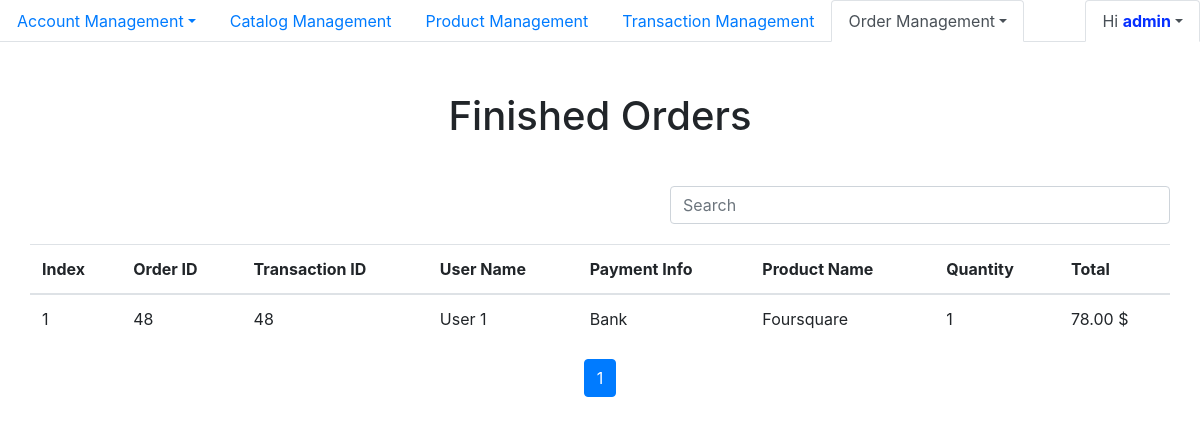
The page /Admin/Order_Management/finished.php (signed in) on the database its author committed.
### tables this page shows
CREATE TABLE `order` (
  `id` int(11) NOT NULL,
  `transaction_id` int(11) NOT NULL,
  `product_id` int(11) NOT NULL,
  `quantity` int(11) DEFAULT NULL,
  `status` int(11) DEFAULT NULL
);

CREATE TABLE `user` (
  `id` int(11) NOT NULL,
  `name` varchar(100) DEFAULT NULL,
  `email` varchar(100) DEFAULT NULL,
  `phone` varchar(15) DEFAULT NULL,
  `address` varchar(128) DEFAULT NULL,
  `username` varchar(100) DEFAULT NULL,
  `password` varchar(100) DEFAULT NULL
);

CREATE TABLE `transaction` (
  `id` int(11) NOT NULL,
  `user_id` int(100) DEFAULT NULL,
  `payment_info` varchar(100) DEFAULT NULL,
  `total` int(11) NOT NULL,
  `created_at` timestamp NULL DEFAULT NULL
);

CREATE TABLE `product` (
  `id` int(11) NOT NULL,
  `catalog_id` int(11) DEFAULT NULL,
  `name` varchar(100) DEFAULT NULL,
  `price` int(11) DEFAULT NULL,
  `content` text DEFAULT NULL,
  `image_link` longtext DEFAULT NULL,
  `view` int(11) DEFAULT NULL
);

### Admin/Order_Management/finished.php (the view, shortened to what this page needs)
<?php
    require_once '../Ultility/Connectdb.php';
    $conn = new mysqli($host , $username, $password, $database, $port);
?>
<!DOCTYPE html>
<html lang="en">
<head>
    <link rel="stylesheet" href="https://maxcdn.bootstrapcdn.com/bootstrap/4.5.2/css/bootstrap.min.css">
</head>
<body>
<nav>
        <ul class="nav nav-tabs">
            <li class="nav-item">
            <a class="nav-link dropdown-toggle" data-toggle="dropdown" href="../Account_Management/admin.php">Account Management</a>
            </li>
            <li class="nav-item">
                <a class="nav-link" href="../Catalog_Management/catalog.php">Catalog Management</a>
            </li>
            <li class="nav-item">
                <a class="nav-link" href="../Product_Management/product.php">Product Management</a>
            </li>
            <li class="nav-item">
                <a class="nav-link" href="../Transaction_Management/transaction.php">Transaction Management</a>
            </li>
            <li class="nav-item">
            <a class="nav-link dropdown-toggle active" data-toggle="dropdown" href="../Account_Management/admin.php">Order Management</a>
            </li>
            <li class="nav-item nav ml-auto">
                <a class="nav-link dropdown-toggle active" data-toggle="dropdown" href="#">Hi <strong style="color: #052fff;"><?php echo $_SESSION['username'] ?></strong></a>
            </li>
        </ul>
    </nav>
    <main style="padding: 30px;">
        <div style="text-align: center; margin-bottom:20px; margin-top:20px"><h1>Finished Orders</h1></div>
        <div class="row" style="margin-bottom: 20px;">
            <div class="col-lg-6 ml-auto">
                <form method="get">
                    <div class="form-group">
                        <input type="text" class="form-control" placeholder="Search" id="search" name="search" style="width: 500px; float:right; margin-top: 10px">
                    </div>
                 </form>
            </div>
        </div>
        <table class="table table-hover">
        <thead>
            <tr>
                <th>Index</th>
                <th>Order ID</th>
                <th>Transaction ID</th>
                <th>User Name</th>
                <th>Payment Info</th>
                <th>Product Name</th>
                <th>Quantity</th>
                <th>Total</th>
            </tr>
        </thead>
        <tbody>
<?php
    $additionalQuery = '';
    $limit = 10;
    $page = 1;
    $firstIndex = ($page - 1)*$limit;
    $query = 'SELECT order.id, order.transaction_id , user.name as user_name, transaction.payment_info, product.name as product_name,order.quantity, (product.price * order.quantity) as total, order.status from `order`, `transaction`, `user`, `product` where order.transaction_id = transaction.id and transaction.user_id = user.id and order.product_id = product.id and order.status = 2 '.$additionalQuery.' limit '.$firstIndex.', '.$limit;
    $result = $conn->query($query);
    while($row = mysqli_fetch_array($result))
    {
        echo "<tr>";
        echo "<td>".++$firstIndex. "</td>";
        echo "<td>".$row['id']. "</td>";
        echo "<td>".$row['transaction_id']. "</td>";
        echo "<td>".$row['user_name']. "</td>";
        echo "<td>".$row['payment_info']. "</td>";
        echo "<td>".$row['product_name']. "</td>";
        echo "<td>".$row['quantity']. "</td>";
        echo "<td>".$format = number_format($row['total'],2,".", ","). " $</td>";
        echo "</tr>";
    }
?>
        </tbody>
        </table>
<?php
    $GetPageNum = $conn->query('select count(id) as total from `order` where order.status = 2 '. $additionalQuery);
    $PageNum = mysqli_fetch_array($GetPageNum);
    $number = ceil($PageNum['total']/$limit);
?>
        <ul class="pagination" style="justify-content: center;">
<?php
    for($i=0; $i<$number; $i++)
    {
        if($page == ($i+1))
        {
            echo '<li class="page-item active"><a class="page-link" href="?page='.($i+1).'">'.($i+1).'</a></li>';
        }else{
            echo '<li class="page-item"><a class="page-link" href="?page='.($i+1).'">'.($i+1).'</a></li>';
        }
    }
?>
        </ul>
    </main>
</body>
</html>

### rows shown on the page
order: id "48", transaction "48", user.name "User 1", transaction.payment_info "Bank", product.name "Foursquare", quantity "1", total "78.00"

### other values the page prints
$_SESSION['username'] "admin"
